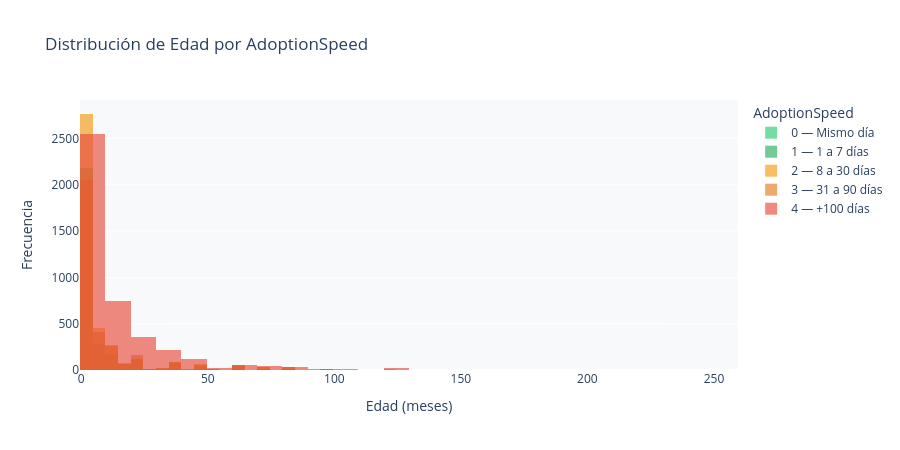

Source (notebook cell):
### Markdown cell above
### 5.1 · Edad de las mascotas

### Code cell
fig = go.Figure()
for spd in sorted(df["AdoptionSpeed"].unique()):
    sub = df[df["AdoptionSpeed"]==spd]["Age"]
    fig.add_trace(go.Histogram(
        x=sub, nbinsx=50, name=SPEED_LABELS[spd],
        marker_color=SPEED_COLORS[spd], opacity=0.65,
    ))
fig.update_layout(
    barmode="overlay",
    title="Distribución de Edad por AdoptionSpeed",
    xaxis_title="Edad (meses)", yaxis_title="Frecuencia",
    height=450, plot_bgcolor=BG_COLOR, paper_bgcolor="white",
    legend_title="AdoptionSpeed"
)
fig.show()

### Figure 1 — Plotly figure (JSON) as saved in the notebook; plotly's stock layout.template omitted (floating-point values rounded to 4 significant figures; data arrays with more than 128 entries replaced by an {"elided": "..."} marker saying what was removed)
{"data": [{"marker": {"color": "#2ecc71"}, "name": "0 — Mismo día", "nbinsx": 50, "opacity": 0.65, "type": "histogram", "x": {"elided": "410 int values"}}, {"marker": {"color": "#27ae60"}, "name": "1 — 1 a 7 días", "nbinsx": 50, "opacity": 0.65, "type": "histogram", "x": {"elided": "3090 int values"}}, {"marker": {"color": "#f39c12"}, "name": "2 — 8 a 30 días", "nbinsx": 50, "opacity": 0.65, "type": "histogram", "x": {"elided": "4037 int values"}}, {"marker": {"color": "#e67e22"}, "name": "3 — 31 a 90 días", "nbinsx": 50, "opacity": 0.65, "type": "histogram", "x": {"elided": "3259 int values"}}, {"marker": {"color": "#e74c3c"}, "name": "4 — +100 días", "nbinsx": 50, "opacity": 0.65, "type": "histogram", "x": {"elided": "4197 int values"}}], "layout": {"barmode": "overlay", "height": 450, "legend": {"title": {"text": "AdoptionSpeed"}}, "paper_bgcolor": "white", "plot_bgcolor": "#F8F9FA", "title": {"text": "Distribución de Edad por AdoptionSpeed"}, "xaxis": {"title": {"text": "Edad (meses)"}}, "yaxis": {"title": {"text": "Frecuencia"}}}}
